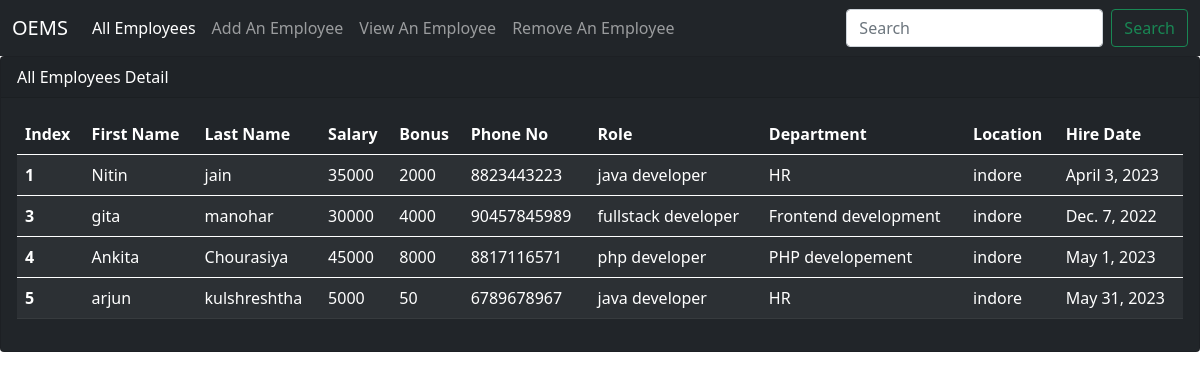
The app's page /all_emp with its own data.
### employees/models.py (models this page shows, shortened)
class Employee(models.Model):
    first_name = models.CharField(max_length=100, null=False)
    last_name = models.CharField(max_length=100)
    dept = models.ForeignKey(Department, on_delete=models.CASCADE)
    salary = models.IntegerField(default=0)
    bonus = models.IntegerField(default=0)
    role =models.ForeignKey(Role, on_delete=models.CASCADE)
    phone = models.IntegerField(default=0)
    hire_date = models.DateField()
    def __str__(self):
        return "%s %s %s" %(self.first_name, self.last_name, self.phone)

class Role(models.Model):
    name = models.CharField(max_length=100, null=False)

class Department(models.Model):
    name = models.CharField(max_length=100, null=False)
    location = models.CharField(max_length=100)

### employees/views.py (the view)
# urls.py: path('all_emp', views.all_emp, name='all_emp'),
def all_emp(request):
    emps = Employee.objects.all()
    context ={'emps': emps}
    print(context)
    return render(request, 'all_emp.html', context)

### employees/templates/all_emp.html (shortened to what this page needs)
<!doctype html>
<html lang="en">
  <head>
    <link href="https://cdn.jsdelivr.net/npm/bootstrap@5.0.2/dist/css/bootstrap.min.css" rel="stylesheet">
  </head>
  <body>
    <nav class="navbar navbar-expand-lg navbar-dark bg-dark">
        <div class="container-fluid">
          <a class="navbar-brand" href="#">OEMS</a>
          <div class="collapse navbar-collapse" id="navbarTogglerDemo03">
            <ul class="navbar-nav me-auto mb-2 mb-lg-0">
              <li class="nav-item">
                <a class="nav-link active" aria-current="page" href="/all_emp">All Employees</a>
              </li>
              <li class="nav-item">
                <a class="nav-link" href="/add_emp">Add An Employee</a>
              </li>
              <li class="nav-item">
                <a class="nav-link" href="/filter_emp">View An Employee</a>
              </li>
              <li class="nav-item">
                <a class="nav-link" href="/remove_emp">Remove An Employee</a>
              </li>
            </ul>
            <form class="d-flex">
              <input class="form-control me-2" type="search" placeholder="Search" aria-label="Search">
              <button class="btn btn-outline-success" type="submit">Search</button>
            </form>
          </div>
        </div>
      </nav>
      <div class="card text-white bg-dark mb-10">
        <div class="card-header">All Employees Detail</div>
        <div class="card-body">
        <table class="table table-dark table-striped">
          <thead>
            <tr>
              <th scope="col">Index</th>
              <th scope="col">First Name</th>
              <th scope="col">Last Name</th>
              <th scope="col">Salary</th>
              <th scope="col">Bonus</th>
              <th scope="col">Phone No</th>
              <th scope="col">Role</th>
              <th scope="col">Department</th>
              <th scope="col">Location</th>
              <th scope="col">Hire Date</th>
            </tr>
          </thead>
          {% for emp  in emps %}
          <tbody>
            <tr>
              <th scope="row">{{emp.id}}</th>
              <td>{{emp.first_name}}</td>
              <td>{{emp.last_name}}</td>
              <td>{{emp.salary}}</td>
              <td>{{emp.bonus}}</td>
              <td>{{emp.phone}}</td>
              <td>{{emp.role.name}}</td>
              <td>{{emp.dept.name}}</td>
              <td>{{emp.dept.location}}</td>
              <td>{{emp.hire_date}}</td>
            </tr>
          </tbody>
           {% endfor %}
        </table>
      </div>
      </div>
  </body>
</html>

### records on screen
Employee: id "1", first_name "Nitin", last_name "jain", salary "35000", bonus "2000", phone "8823443223", role.name "java developer", dept.name "HR", dept.location "indore", hire_date "April 3, 2023"
Employee: id "3", first_name "gita", last_name "manohar", salary "30000", bonus "4000", phone "90457845989", role.name "fullstack developer", dept.name "Frontend development", dept.location "indore", hire_date "Dec. 7, 2022"
Employee: id "4", first_name "Ankita", last_name "Chourasiya", salary "45000", bonus "8000", phone "8817116571", role.name "php developer", dept.name "PHP developement", dept.location "indore", hire_date "May 1, 2023"
Employee: id "5", first_name "arjun", last_name "kulshreshtha", salary "5000", bonus "50", phone "6789678967", role.name "java developer", dept.name "HR", dept.location "indore", hire_date "May 31, 2023"
